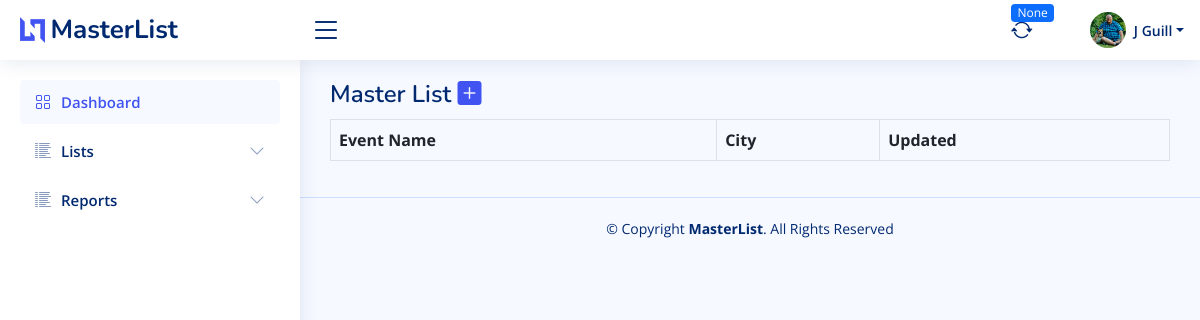
The app's page /masterlist/list/disabled (signed in), older data.
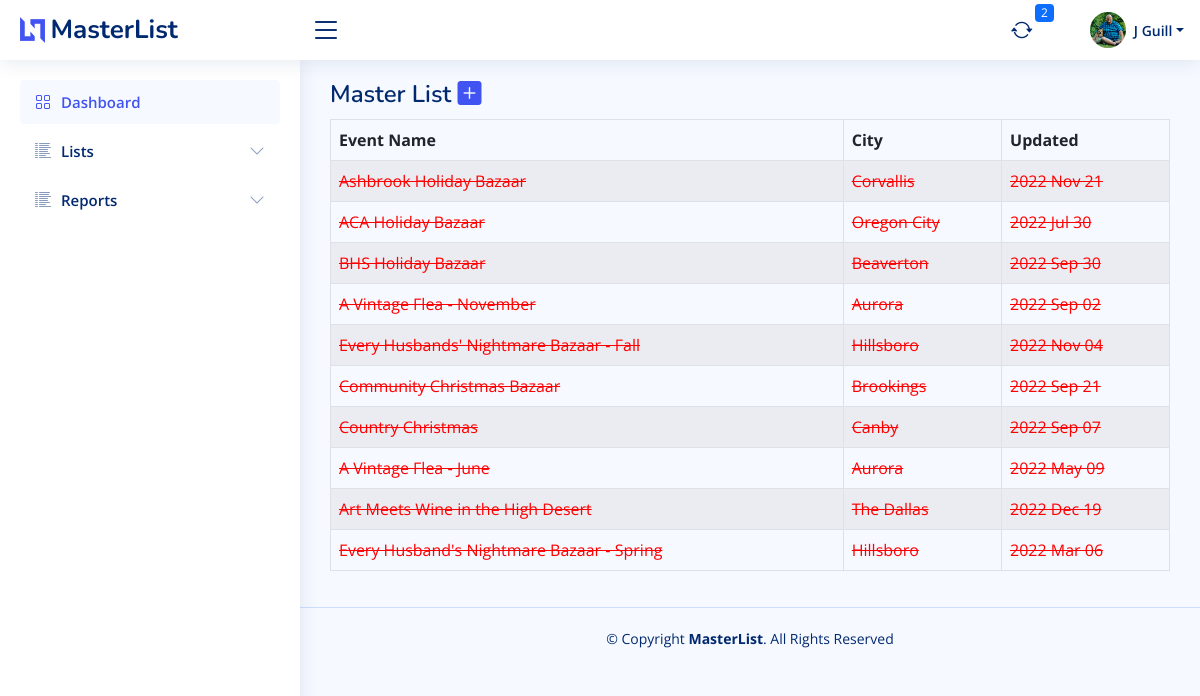
The same page, newer data.
### bazaar/models.py (models this page shows)
class MasterList(db.Model):
    id = db.Column(db.Integer, primary_key=True)
    event_name = db.Column(db.String(150))
    january = db.Column(db.Boolean, default=False)
    february = db.Column(db.Boolean, default=False)
    march = db.Column(db.Boolean, default=False)
    april = db.Column(db.Boolean, default=False)
    may = db.Column(db.Boolean, default=False)
    june = db.Column(db.Boolean, default=False)
    july = db.Column(db.Boolean, default=False)
    august = db.Column(db.Boolean, default=False)
    september = db.Column(db.Boolean, default=False)
    october = db.Column(db.Boolean, default=False)
    november = db.Column(db.Boolean, default=False)
    december = db.Column(db.Boolean, default=False)
    first = db.Column(db.Boolean, default=True)
    second = db.Column(db.Boolean, default=True)
    third = db.Column(db.Boolean, default=True)
    fourth = db.Column(db.Boolean, default=True)
    last = db.Column(db.Boolean, default=True)
    friday = db.Column(db.Boolean, default=False)
    saturday = db.Column(db.Boolean, default=False)
    sunday = db.Column(db.Boolean, default=False)
    monday = db.Column(db.Boolean, default=False)
    tuesday = db.Column(db.Boolean, default=False)
    wednesday = db.Column(db.Boolean, default=False)
    thursday = db.Column(db.Boolean, default=False)
    updated = db.Column(db.Date)
    imagesrc = db.Column(db.Text)
    attendance = db.Column(db.Integer)
    exibitors = db.Column(db.Integer)
    website = db.Column(db.Text)
    dates_text = db.Column(db.Text)
    type_bazaar = db.Column(db.Boolean, default=False)
    type_holiday = db.Column(db.Boolean, default=False)
    type_art = db.Column(db.Boolean, default=False)
    type_festival = db.Column(db.Boolean, default=False)
    type_flea = db.Column(db.Boolean, default=False)
    type_health = db.Column(db.Boolean, default=False)
    type_market = db.Column(db.Boolean, default=False)
    active = db.Column(db.Boolean, default=True)
    date_created = db.Column(db.DateTime(timezone=True), server_default=func.now())
    date_updated = db.Column(db.DateTime(timezone=True), onupdate=func.now())
    venuefk = db.Column(db.Integer, db.ForeignKey('venue.id'))
    promoterfk = db.Column(db.Integer, db.ForeignKey('promoter.id'))
    venue = db.relationship("Venue", backref=backref("venue", uselist=False))
    promoter = db.relationship("Promoter", backref=backref("promoter", uselist=False))
    notes = db.relationship("Notes", backref=backref("notes", uselist=False))

class Venue(db.Model):
    id = db.Column(db.Integer, primary_key=True)
    name = db.Column(db.String(255))
    address = db.Column(db.String(255))
    city = db.Column(db.String(100))
    state = db.Column(db.String(50))
    zipcode = db.Column(db.String(20))
    phone = db.Column(db.String(20))
    website = db.Column(db.String(255))
    date_created = db.Column(db.DateTime(timezone=True), server_default=func.now())
    date_updated = db.Column(db.DateTime(timezone=True), onupdate=func.now())
    venue_event = db.relationship("MasterList", backref=backref("masterlist_home", uselist=False))

### bazaar/templates/masterlist/masterlist.py (the view)
@ml.route("/list/<type>")
@login_required
def masterlist_home(type):
    types = get_types_masterlist()
    match type:
        case "bazaar":
            records = db.session.query(MasterList).filter(MasterList.type_bazaar == True,
                                                          MasterList.active == True).all()
        case "art":
            records = db.session.query(MasterList).filter(MasterList.type_art == True, MasterList.active == True).all()
        case "holiday":
            records = db.session.query(MasterList).filter(MasterList.type_holiday == True,
                                                          MasterList.active == True).all()
        case "festival":
            records = db.session.query(MasterList).filter(MasterList.type_festival == True,
                                                          MasterList.active == True).all()
        case "flea":
            records = db.session.query(MasterList).filter(MasterList.type_flea == True, MasterList.active == True).all()
        case "health":
            records = db.session.query(MasterList).filter(MasterList.type_health == True,
                                                          MasterList.active == True).all()
        case "market":
            records = db.session.query(MasterList).filter(MasterList.type_market == True,
                                                          MasterList.active == True).all()
        case "disabled":
            records = db.session.query(MasterList).filter(MasterList.active == False).all()
        case _:
            records = db.session.query(MasterList).filter(MasterList.active == True).all()
    activities = [rec.eventid for rec in db.session.query(Booking).filter(Booking.active == True).all()]
    contents = {"user": User, "records": records, "types": types, "actives": activities}
    return render_template("masterlist/masterlist.html", **contents)

### bazaar/models.py (called while the page is built)
    def fullname(self):
        return self.firstname + " " + self.lastname

    def firstinit_lastname(self):
        return self.firstname[:1] + " " + self.lastname

### bazaar/templates/base/base.py (called while the page is built)
@base.app_context_processor
def zipcode_qty_check():
    zipcode_count = db.session.query(func.count(USZip.id)).scalar()
    checking = zipcode_count == 0
    return dict(zipcode_count_check=checking)

@base.app_template_filter()
def format_date(item, fmt="%m/%d/%Y"):
    return item.strftime(fmt)

@base.app_context_processor
def notification_count():
    days_from_now = datetime.now() + timedelta(days=1)
    notcount = db.session.query(func.count(Booking.id)).filter(
        Booking.active == True,
        Booking.next_touch <= days_from_now
    ).scalar()
    if notcount == 0:
        return dict(notification_count=None)
    else:
        return dict(notification_count=notcount)

@base.app_context_processor
def notifications():
    days_from_now = datetime.now() + timedelta(days=1)
    nots = db.session.query(Booking).filter(
        Booking.active == True,
        Booking.next_touch <= days_from_now
    ).order_by(Booking.next_touch).all()
    return dict(notifications=nots)

### bazaar/templates/masterlist/masterlist.html (shortened to what this page needs)
{% extends "base/base.html" %}
{% block page_title %}
    Master List
    <span><a href="{{ url_for('masterlist.masterlist_add') }}"><i class="bi bi-plus-square-fill"></i> </a> </span>
{% endblock page_title %}
{% block stylesheets %}
    <link rel="stylesheet" type="text/css" href="https://cdn.datatables.net/1.10.13/css/dataTables.bootstrap.min.css">
{% endblock stylesheets %}
{% block main_content %}
    <table class="table table-hover table-striped table-bordered" id="bazaar_master" name="bazaar_master">
        <thead>
        <tr>
            <th>Event Name</th>
            <th>City</th>
            <th>Updated</th>
        </tr>
        </thead>
        <tbody>
        {% for rec in records %}
            {% if rec.active %}
                <tr onclick="location.href='{{ url_for('masterlist.details', id=rec.id) }}'">
                    {% else %}
                <tr onclick="location.href='{{ url_for('masterlist.details', id=rec.id) }}'"
                    style="text-decoration: line-through; color:red">
            {% endif %}
        {% if rec.id in actives %}
            <td>{{ rec.event_name }} - <i class="bi bi-bookmark-fill"></i></td>
        {% else %}
            <td>{{ rec.event_name }}</td>
        {% endif %}
        <td>{{ rec.venue.city }}</td>
        <td>{{ rec.updated|format_date("%Y %b %d") }}</td>
        </tr>
        {% endfor %}
        </tbody>
    </table>
{% endblock main_content %}

### bazaar/templates/base/header.html (shortened to what this page needs)
<header id="header" class="header fixed-top d-flex align-items-center">
    <div class="d-flex align-items-center justify-content-between">
        <a href="{{ url_for('base.home') }}" class="logo d-flex align-items-center">
            <img src="{{ url_for('static', filename="img/logo.png") }}"
                 alt="">
            <span class="d-none d-lg-block">MasterList</span>
        </a>
        <i class="bi bi-list toggle-sidebar-btn"></i>
    </div>
    <nav class="header-nav ms-auto">
        <ul class="d-flex align-items-center">
            <li class="nav-item dropdown" id="notifications">
                <a class="nav-link nav-icon" href="#" data-bs-toggle="dropdown">
                    <i class="bi bi-arrow-repeat"></i>
                    <span class="badge bg-primary badge-number">{{ notification_count }}</span>
                </a>
            </li>
            <li class="nav-item dropdown pe-3" id="profile">
                <a class="nav-link nav-profile d-flex align-items-center pe-0" href="#" data-bs-toggle="dropdown"
                   id="navbarProfile">
                    <img src="{{ url_for('static', filename='img/avatar/'+current_user.avatar_filename) }}"
                         alt="Profile" class="rounded-circle">
                    <span class="d-none d-md-block dropdown-toggle ps-2">{{ current_user.firstinit_lastname() }}</span>
                </a>
            </li>
        </ul>
    </nav>
</header>

Row changes from the older to the newer data that the page shows:
now on this page (row edited): MasterList: event_name "Ashbrook Holiday Bazaar", venue.city "Corvallis", updated "2022 Nov 21"
now on this page (row edited): MasterList: event_name "ACA Holiday Bazaar", venue.city "Oregon City", updated "2022 Jul 30"
now on this page (row edited): MasterList: event_name "BHS Holiday Bazaar", venue.city "Beaverton", updated "2022 Sep 30"
now on this page (row edited): MasterList: event_name "A Vintage Flea ‑ November", venue.city "Aurora", updated "2022 Sep 02"
now on this page (row edited): MasterList: event_name "Every Husbands' Nightmare Bazaar ‑ Fall", venue.city "Hillsboro", updated "2022 Nov 04"
now on this page (row edited): MasterList: event_name "Community Christmas Bazaar", venue.city "Brookings", updated "2022 Sep 21"
now on this page (row edited): MasterList: event_name "Country Christmas", venue.city "Canby", updated "2022 Sep 07"
now on this page (row edited): MasterList: event_name "A Vintage Flea ‑ June", venue.city "Aurora", updated "2022 May 09"
now on this page (row edited): MasterList: event_name "Art Meets Wine in the High Desert", venue.city "The Dallas", updated "2022 Dec 19"
now on this page (row edited): MasterList: event_name "Every Husband's Nightmare Bazaar ‑ Spring", venue.city "Hillsboro", updated "2022 Mar 06"
Text that changed along with them:
{{ notification_count }}: "None" → "2"
